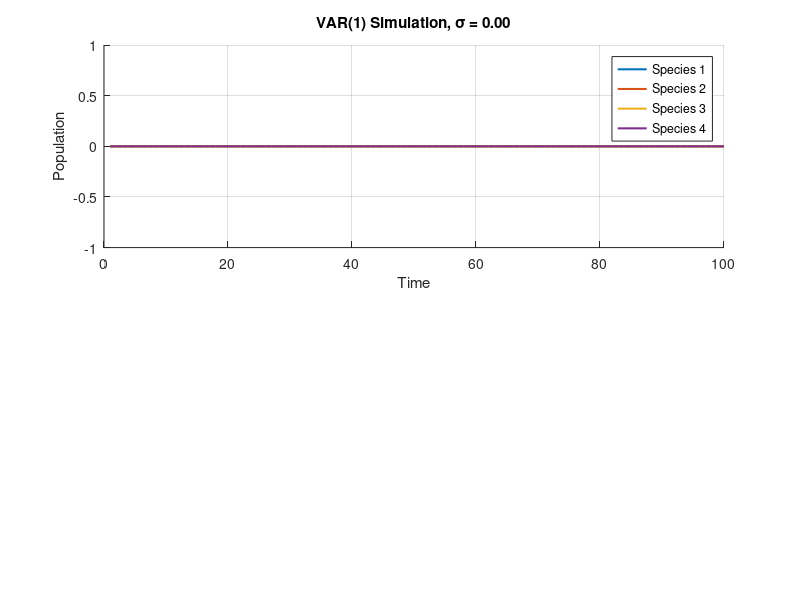

Here is the MATLAB script that generated this plot: (Note: this script raises an error after producing the figure.)
rng(123);

% parameters
T = 100;
A = [0.1 0.4 0.1 0.2;
     0.1 -0.2 0.3 0.2;
     0.8 0.2 0.1 0.2;
     0.1 0.2 0.3 0.1];
[row, col] = size(A);
sigma_values = [0, 0.1, 1, 4, 8];  % noise levels
disp(det(A));

theta = 1;   % nonlinearity weighting
E = col;     % embedding dimension = number of species


for s = 1:length(sigma_values)
    sigma = sigma_values(s);

    % simulating VAR(1)
    X = zeros(T, col);
    for t = 1:T-1
        X(t+1,:) = (A * X(t,:)')' + sigma * randn(1, col);
    end

    % s-map estimation (k=1)
    jacobian_est_k1 = zeros(T-E, col, col);
    for dim = 1:col
        for t_pred = 1:T-E
            X_pred = X(t_pred, :);
            neighbor_idx = setdiff(1:T-E, t_pred);
            X_neighbors = X(neighbor_idx, :);
            y_neighbors = X(E + neighbor_idx, dim);

            % distances and weights
            distances = sqrt(sum((X_neighbors - X_pred).^2, 2));
            weights = exp(-theta * distances / mean(distances));
            weights = weights / sum(weights);

            % weighted regression
            X_mat = [ones(length(neighbor_idx),1), X_neighbors];
            W = diag(weights);
            a = (X_mat' * W * X_mat) \ (X_mat' * W * y_neighbors);
            jacobian_est_k1(t_pred, dim, :) = a(2:end);
        end
    end

    % determinant of estimated Jacobians (k=1)
    J_det_est_k1 = zeros(T-E,1);
    for t = 1:T-E
        J_det_est_k1(t) = det(squeeze(jacobian_est_k1(t,:,:)));
    end
    J_det_true_k1 = det(A) * ones(T,1);

    % s-map estimation (k=2)
    jacobian_est_k2 = zeros(T-2*E, col, col);
    for dim = 1:col
        for t_pred = 1:T-2*E
            X_pred = X(t_pred, :);
            neighbor_idx = setdiff(1:T-2*E, t_pred);
            X_neighbors = X(neighbor_idx, :);
            y_neighbors = X(E*2 + neighbor_idx, dim);

            % distances and weights
            distances = sqrt(sum((X_neighbors - X_pred).^2, 2));
            weights = exp(-theta * distances / mean(distances));
            weights = weights / sum(weights);

            % weighted regression
            X_mat = [ones(length(neighbor_idx),1), X_neighbors];
            W = diag(weights);
            a = (X_mat' * W * X_mat) \ (X_mat' * W * y_neighbors);
            jacobian_est_k2(t_pred, dim, :) = a(2:end);
        end
    end

    % determinant of estimated Jacobians (k=2)
    J_det_est_k2 = zeros(T-2*E,1);
    for t = 1:T-2*E
        J_det_est_k2(t) = det(squeeze(jacobian_est_k2(t,:,:)));
    end
    J_det_true_k2 = det(A^2) * ones(T,1);

    % Figure for this sigma
    figure('Name', sprintf('Noise σ = %.3f', sigma), 'NumberTitle', 'off');

    % panel 1: species data simulation
    subplot(2,1,1);
    hold on;
    for i = 1:col
        plot(1:T, X(:,i), 'LineWidth', 1.5);
    end
    xlabel('Time');
    ylabel('Population');
    title(sprintf('VAR(1) Simulation, σ = %.2f', sigma));
    legend(arrayfun(@(i) sprintf('Species %d', i), 1:col, 'UniformOutput', false));
    grid on; hold off;
    yline([-10,20]);

    % panel 2: Jacobian determinants (k=1 vs k=2), true and estimated
    subplot(2,1,2);
    hold on;
    plot(1:T, J_det_true_k1, 'r--', 'LineWidth', 1.5);
    plot(1:T, J_det_true_k2, 'b--', 'LineWidth', 1.5);
    plot(E+1:T, J_det_est_k1, 'r', 'LineWidth', 1.2);
    plot(2*E+1:T, J_det_est_k2, 'b', 'LineWidth', 1.2);
    xlabel('Time');
    ylabel('Jacobian Determinant');
    title(sprintf('True vs Estimated Jacobians (σ = %.2f)', sigma));
    legend({'True det(A)', 'True det(A^2)', 'S-map (k=1)', 'S-map (k=2)'}, 'Location', 'best');
    grid on; hold off;
end


%% clear figures
close all;